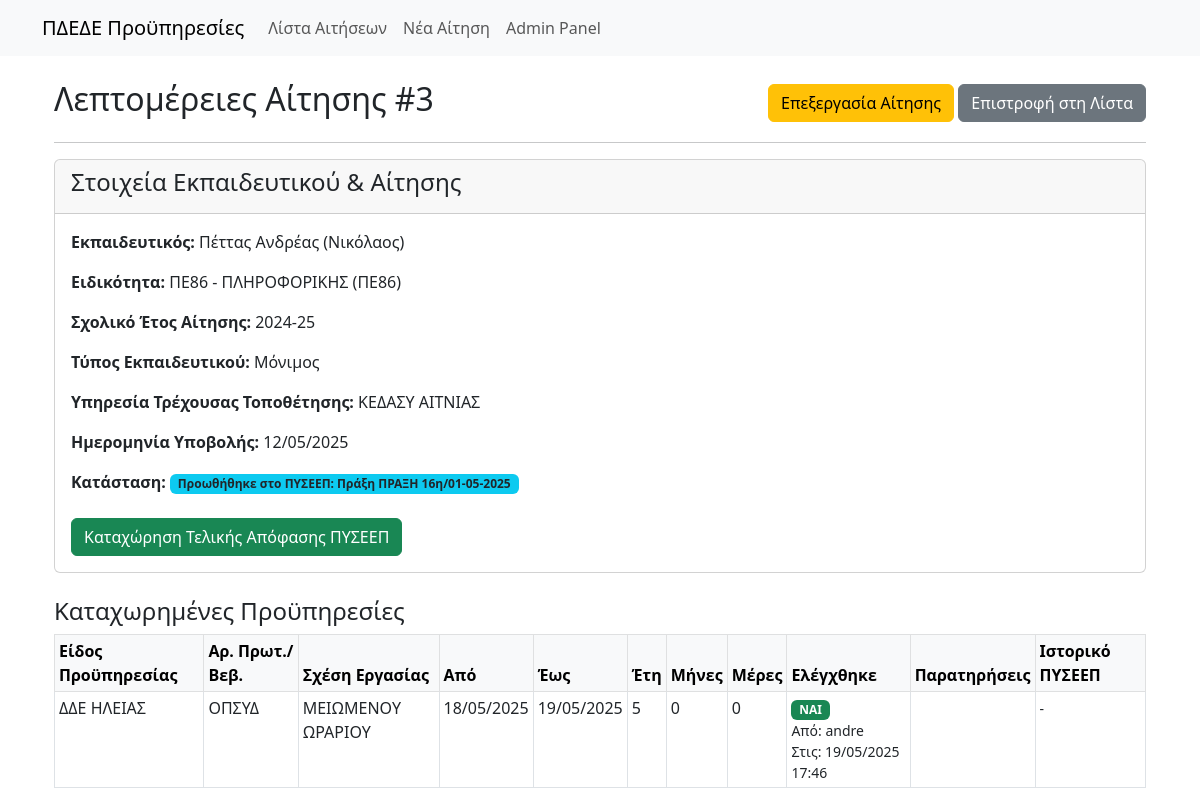
The app's page /app/aitisi/3/ (signed in) with its own data.
### proypiresies_app/models.py (models this page shows, shortened)
class Aitisi(models.Model):
    TYPOI_EKPAIDEFTIKOU_CHOICES = [
        ('MONIMOS', 'Μόνιμος'),
        ('ANAPLIROTIS', 'Αναπληρωτής'),
    ]
    ekpaideftikos = models.ForeignKey(
        Ekpaideftikos,
        on_delete=models.CASCADE, # Αν διαγραφεί ο εκπαιδευτικός, διαγράφονται και οι αιτήσεις του
        verbose_name="Εκπαιδευτικός"
    )
    ypiresia_trexousas_topothetisis = models.ForeignKey(
        Ypiresia,
        on_delete=models.PROTECT,
        verbose_name="Υπηρεσία Τρέχουσας Τοποθέτησης"
    )
    sxoliko_etos = models.CharField(max_length=9, verbose_name="Σχολικό Έτος (π.χ. 2024-25)") # π.χ. 2023-24
    typos_ekpaideftikou = models.CharField(
        max_length=20,
        choices=TYPOI_EKPAIDEFTIKOU_CHOICES,
        verbose_name="Τύπος Εκπαιδευτικού"
    )
    imerominia_ypovolis = models.DateField(
        blank=True,
        null=True,
        verbose_name="Ημερομηνία Υποβολής Αίτησης"
    )
    arxeio_aitisis_pdf = models.FileField(
        upload_to='aitiseis_pdf/%Y/%m/', # Θα δημιουργήσει υποφακέλους ανά έτος/μήνα
        blank=True,
        null=True,
        verbose_name="Αρχείο Αίτησης (PDF)"
    )
    se_anamoni = models.BooleanField(
        default=False,
        verbose_name="Σε Αναμονή Δικαιολογητικών"
    )
    pyseep_proothisis = models.ForeignKey(
        PYSEEP,
        on_delete=models.SET_NULL, # Αν διαγραφεί το ΠΥΣΕΕΠ, το πεδίο γίνεται null
        blank=True,
        null=True,
        related_name='aitiseis_proothisis',
        verbose_name="Έτοιμη για ΠΥΣΕΕΠ (Προώθηση)"
    )
    pyseep_teliki_apofasi = models.ForeignKey(
        PYSEEP,
        on_delete=models.SET_NULL,
        blank=True,
        null=True,
        related_name='aitiseis_telikes_apofaseis',
        verbose_name="Τελική Απόφαση από ΠΥΣΕΕΠ"
    )
    created_at = models.DateTimeField(auto_now_add=True, verbose_name="Ημερομηνία Δημιουργίας")
    updated_at = models.DateTimeField(auto_now=True, verbose_name="Ημερομηνία Ενημέρωσης")
    class Meta:
        verbose_name = "Αίτηση Αναγνώρισης Προϋπηρεσίας"
        verbose_name_plural = "Αιτήσεις Αναγνώρισης Προϋπηρεσιών"
        ordering = ['-created_at']

class Ekpaideftikos(models.Model):
    onoma = models.CharField(max_length=100, verbose_name="Όνομα")
    eponymo = models.CharField(max_length=100, verbose_name="Επώνυμο")
    patronymo = models.CharField(max_length=100, verbose_name="Πατρώνυμο")
    eidikotita = models.ForeignKey(
        Eidikotita,
        on_delete=models.PROTECT, # Προστασία για να μην διαγραφεί ειδικότητα αν χρησιμοποιείται
        verbose_name="Ειδικότητα"
    )
    tilefono = models.CharField(max_length=20, blank=True, null=True, verbose_name="Τηλέφωνο")
    email = models.EmailField(blank=True, null=True, verbose_name="Email")
    class Meta:
        verbose_name = "Εκπαιδευτικός"
        verbose_name_plural = "Εκπαιδευτικοί"
        unique_together = [['onoma', 'eponymo', 'patronymo', 'eidikotita']]
        ordering = ['eponymo', 'onoma']

class Eidikotita(models.Model):
    eidikotita_pliris = models.CharField(
        max_length=255,
        unique=True,
        verbose_name="Πλήρης Ονομασία Ειδικότητας"
    )
    eidikotita_sintomi = models.CharField(
        max_length=50,
        verbose_name="Σύντομη Ονομασία Ειδικότητας (π.χ. ΔΕ1)"
    )
    class Meta:
        verbose_name = "Ειδικότητα"
        verbose_name_plural = "Ειδικότητες"
        ordering = ['eidikotita_sintomi']

class Ypiresia(models.Model):
    onomasia = models.CharField(max_length=255, unique=True, verbose_name="Ονομασία Υπηρεσίας")
    class Meta:
        verbose_name = "Υπηρεσία Τοποθέτησης/Υπηρέτησης"
        verbose_name_plural = "Υπηρεσίες Τοποθέτησης/Υπηρέτησης"
        ordering = ['onomasia']

class PYSEEP(models.Model):
    arithmos_praxis = models.CharField(max_length=50, verbose_name="Αριθμός Πράξης ΠΥΣΕΕΠ")
    imerominia_praxis = models.DateField(verbose_name="Ημερομηνία Πράξης ΠΥΣΕΕΠ")
    def __str__(self):
        return f"Πράξη {self.arithmos_praxis}/{self.imerominia_praxis.strftime('%d-%m-%Y')}"
    class Meta:
        verbose_name = "Πράξη ΠΥΣΕΕΠ"
        verbose_name_plural = "Πράξεις ΠΥΣΕΕΠ"
        unique_together = [['arithmos_praxis', 'imerominia_praxis']]
        ordering = ['-imerominia_praxis', 'arithmos_praxis']

class Proypiresia(models.Model):
    aitisi = models.ForeignKey(
        Aitisi,
        on_delete=models.CASCADE, # Αν διαγραφεί η αίτηση, διαγράφονται και οι προϋπηρεσίες της
        related_name='proypiresies',
        verbose_name="Αίτηση"
    )
    eidos_proypiresias = models.ForeignKey(
        EidosProypiresias,
        on_delete=models.PROTECT, # Να μην μπορεί να διαγραφεί αν χρησιμοποιείται
        verbose_name="Είδος Προϋπηρεσίας (από λίστα)"
    )
    arithmos_protokollou_vevaiosis = models.CharField(
        max_length=100,
        default="ΟΠΣΥΔ",
        verbose_name="Αρ. Πρωτοκόλλου/Βεβ. Προϋπηρεσίας"
    )
    sxesi_ergasias = models.ForeignKey(
        SxesiErgasias,
        on_delete=models.PROTECT, # Να μην μπορεί να διαγραφεί αν χρησιμοποιείται
        verbose_name="Σχέση Εργασίας (από λίστα)"
    )
    xroniko_diastima_apo = models.DateField(verbose_name="Χρονικό Διάστημα ΑΠΟ")
    xroniko_diastima_eos = models.DateField(verbose_name="Χρονικό Διάστημα ΕΩΣ")
    eti_proypiresias = models.PositiveIntegerField(default=0, verbose_name="Έτη")
    mines_proypiresias = models.PositiveIntegerField(default=0, verbose_name="Μήνες")
    meres_proypiresias = models.PositiveIntegerField(default=0, verbose_name="Μέρες")
    paratiriseis = models.TextField(blank=True, null=True, verbose_name="Παρατηρήσεις")
    esoterikes_simeioseis = models.TextField(blank=True, null=True, verbose_name="Εσωτερικές Σημειώσεις")
    elegxthike = models.BooleanField(default=False, verbose_name="Ελέγχθηκε")
    elegxthike_pote = models.DateTimeField(
        blank=True,
        null=True,
        verbose_name="Ελέγχθηκε στις"
    )
    elegxthike_apo = models.ForeignKey(
        User,
        on_delete=models.SET_NULL,
        blank=True,
        null=True,
        related_name='elegxmenes_proypiresies',
        verbose_name="Ελέγχθηκε από"
    )
    paravlepsi = models.BooleanField(default=False, verbose_name="Παράβλεψη (δεν υπολογίζεται)")
    class Meta:
        verbose_name = "Καταχωρημένη Προϋπηρεσία"
        verbose_name_plural = "Καταχωρημένες Προϋπηρεσίες"
        ordering = ['aitisi', 'xroniko_diastima_apo']

class EidosProypiresias(models.Model):
    perigrafi = models.CharField(max_length=255, unique=True, verbose_name="Περιγραφή Είδους Προϋπηρεσίας")
    class Meta:
        verbose_name = "Είδος Προϋπηρεσίας"
        verbose_name_plural = "Είδη Προϋπηρεσιών"
        ordering = ['perigrafi']

class SxesiErgasias(models.Model):
    perigrafi = models.CharField(max_length=100, unique=True, verbose_name="Περιγραφή Σχέσης Εργασίας")
    class Meta:
        verbose_name = "Σχέση Εργασίας"
        verbose_name_plural = "Σχέσεις Εργασίας"
        ordering = ['perigrafi']

### proypiresies_app/views.py (the view)
# urls.py: path('aitisi/<int:pk>/', views.AitisiDetailView.as_view(), name='aitisi_detail'),
class AitisiDetailView(LoginRequiredMixin, DetailView):
    model = Aitisi
    template_name = 'proypiresies_app/aitisi_detail.html' # Δημιουργήστε αυτό το template
    context_object_name = 'aitisi'
    def get_context_data(self, **kwargs):
        context = super().get_context_data(**kwargs)
        context['proypiresies'] = self.object.proypiresies.filter(paravlepsi=False).order_by('xroniko_diastima_apo')
        proypiresia_ids = self.object.proypiresies.values_list('id', flat=True)
        history = ProypiresiaPyseepHistory.objects.filter(proypiresia_id__in=proypiresia_ids).select_related('pyseep_apofasis').order_by('proypiresia_id', '-imerominia_egkrisis_apo_pyseep')
        context['proypiresia_history'] = {
            proy_id: [h for h in history if h.proypiresia_id == proy_id]
            for proy_id in proypiresia_ids
        }
        return context

### proypiresies_app/templatetags/proypiresies_extras.py (called while the page is built)
@register.filter(name='get_item')
def get_item(dictionary, key):
    return dictionary.get(key)

### proypiresies_app/templates/proypiresies_app/aitisi_detail.html (shortened to what this page needs)
{% extends "proypiresies_app/base.html" %}
{% load static %}
{% load proypiresies_extras %}
{% block content %}
<div class="container mt-4">
    <div class="d-flex justify-content-between align-items-center mb-3">
        <h2>Λεπτομέρειες Αίτησης #{{ aitisi.id }}</h2>
        <div>
            <a href="{% url 'proypiresies_app:aitisi_update' aitisi.pk %}" class="btn btn-warning">Επεξεργασία Αίτησης</a>
            <a href="{% url 'proypiresies_app:aitisi_list' %}" class="btn btn-secondary">Επιστροφή στη Λίστα</a>
        </div>
    </div>
    <hr>
    <div class="card mb-4">
        <div class="card-header">
            <h4>Στοιχεία Εκπαιδευτικού & Αίτησης</h4>
        </div>
        <div class="card-body">
            <p><strong>Εκπαιδευτικός:</strong> {{ aitisi.ekpaideftikos.eponymo }} {{ aitisi.ekpaideftikos.onoma }} ({{ aitisi.ekpaideftikos.patronymo }})</p>
            <p><strong>Ειδικότητα:</strong> {{ aitisi.ekpaideftikos.eidikotita.eidikotita_pliris }} ({{ aitisi.ekpaideftikos.eidikotita.eidikotita_sintomi }})</p>
            <p><strong>Σχολικό Έτος Αίτησης:</strong> {{ aitisi.sxoliko_etos }}</p>
            <p><strong>Τύπος Εκπαιδευτικού:</strong> {{ aitisi.get_typos_ekpaideftikou_display }}</p>
            <p><strong>Υπηρεσία Τρέχουσας Τοποθέτησης:</strong> {{ aitisi.ypiresia_trexousas_topothetisis.onomasia }}</p>
            <p><strong>Ημερομηνία Υποβολής:</strong> {{ aitisi.imerominia_ypovolis|date:"d/m/Y"|default:"Δεν έχει οριστεί" }}</p>
            <p><strong>Κατάσταση:</strong>
                {% if aitisi.se_anamoni %}
                    <span class="badge bg-warning text-dark">Σε Αναμονή Δικαιολογητικών</span>
                {% elif aitisi.pyseep_proothisis and not aitisi.pyseep_teliki_apofasi %}
                    <span class="badge bg-info text-dark">Προωθήθηκε στο ΠΥΣΕΕΠ: {{ aitisi.pyseep_proothisis }}</span>
                {% elif aitisi.pyseep_teliki_apofasi %}
                    <span class="badge bg-success">Τελική Απόφαση ΠΥΣΕΕΠ: {{ aitisi.pyseep_teliki_apofasi }}</span>
                {% else %}
                    <span class="badge bg-secondary">Νέα Αίτηση</span>
                {% endif %}
            </p>
            {% if not aitisi.pyseep_teliki_apofasi and aitisi.pyseep_proothisis %}
                <a href="{% url 'proypiresies_app:aitisi_teliki_egkrisi' aitisi.pk %}" class="btn btn-success mt-2">Καταχώρηση Τελικής Απόφασης ΠΥΣΕΕΠ</a>
            {% endif %}
        </div>
    </div>
    <h4>Καταχωρημένες Προϋπηρεσίες</h4>
    {% if proypiresies %}
        <table class="table table-bordered table-sm">
            <thead class="table-light">
                <tr>
                    <th>Είδος Προϋπηρεσίας</th>
                    <th>Αρ. Πρωτ./Βεβ.</th>
                    <th>Σχέση Εργασίας</th>
                    <th>Από</th>
                    <th>Έως</th>
                    <th>Έτη</th>
                    <th>Μήνες</th>
                    <th>Μέρες</th>
                    <th>Ελέγχθηκε</th>
                    <th>Παρατηρήσεις</th>
                    <th>Ιστορικό ΠΥΣΕΕΠ</th>
                </tr>
            </thead>
            <tbody>
                {% for proy in proypiresies %}
                <tr>
                    <td>{{ proy.eidos_proypiresias.perigrafi }}</td>
                    <td>{{ proy.arithmos_protokollou_vevaiosis }}</td>
                    <td>{{ proy.sxesi_ergasias.perigrafi }}</td>
                    <td>{{ proy.xroniko_diastima_apo|date:"d/m/Y" }}</td>
                    <td>{{ proy.xroniko_diastima_eos|date:"d/m/Y" }}</td>
                    <td>{{ proy.eti_proypiresias }}</td>
                    <td>{{ proy.mines_proypiresias }}</td>
                    <td>{{ proy.meres_proypiresias }}</td>
                    <td>
                        {% if proy.elegxthike %}
                            <span class="badge bg-success">ΝΑΙ</span>
                            <small class="d-block">Από: {{ proy.elegxthike_apo.username|default:"-" }}</small>
                            <small class="d-block">Στις: {{ proy.elegxthike_pote|date:"d/m/Y H:i"|default:"-" }}</small>
                        {% else %}
                            <span class="badge bg-danger">ΟΧΙ</span>
                        {% endif %}
                    </td>
                    <td>{{ proy.paratiriseis|default_if_none:"" }}</td>
                    <td>
                        {% with history_entries=proypiresia_history|get_item:proy.id %}
                            {% if history_entries %}
                                <ul class="list-unstyled mb-0">
                                {% for entry in history_entries %}
                                    <li><small>{{ entry.pyseep_apofasis }} ({{ entry.imerominia_egkrisis_apo_pyseep|date:"d/m/Y" }})</small></li>
                                {% endfor %}
                                </ul>
                            {% else %}
                                <small>-</small>
                            {% endif %}
                        {% endwith %}
                    </td>
                </tr>
                {% endfor %}
            </tbody>
        </table>
    {% else %}
        <p>Δεν έχουν καταχωρηθεί προϋπηρεσίες για αυτή την αίτηση που να μην έχουν παραβλεφθεί.</p>
    {% endif %}
</div>
{% endblock %}

### records on screen
Aitisi: id "3", ekpaideftikos.eponymo "Πέττας", ekpaideftikos.onoma "Ανδρέας", ekpaideftikos.patronymo "Νικόλαος", ekpaideftikos.eidikotita.eidikotita_pliris "ΠΕ86 - ΠΛΗΡΟΦΟΡΙΚΗΣ", ekpaideftikos.eidikotita.eidikotita_sintomi "ΠΕ86", sxoliko_etos "2024-25", typos_ekpaideftikou "Μόνιμος", ypiresia_trexousas_topothetisis.onomasia "ΚΕΔΑΣΥ ΑΙΤΝΙΑΣ", imerominia_ypovolis "12/05/2025", pyseep_proothisis "Πράξη ΠΡΑΞΗ 16η/01-05-2025"
Proypiresia: eidos_proypiresias.perigrafi "ΔΔΕ ΗΛΕΙΑΣ", arithmos_protokollou_vevaiosis "ΟΠΣΥΔ", sxesi_ergasias.perigrafi "ΜΕΙΩΜΕΝΟΥ ΩΡΑΡΙΟΥ", xroniko_diastima_apo "18/05/2025", xroniko_diastima_eos "19/05/2025", eti_proypiresias "5", mines_proypiresias "0", meres_proypiresias "0", elegxthike_apo.username "andre", elegxthike_pote "19/05/2025 17:46"
